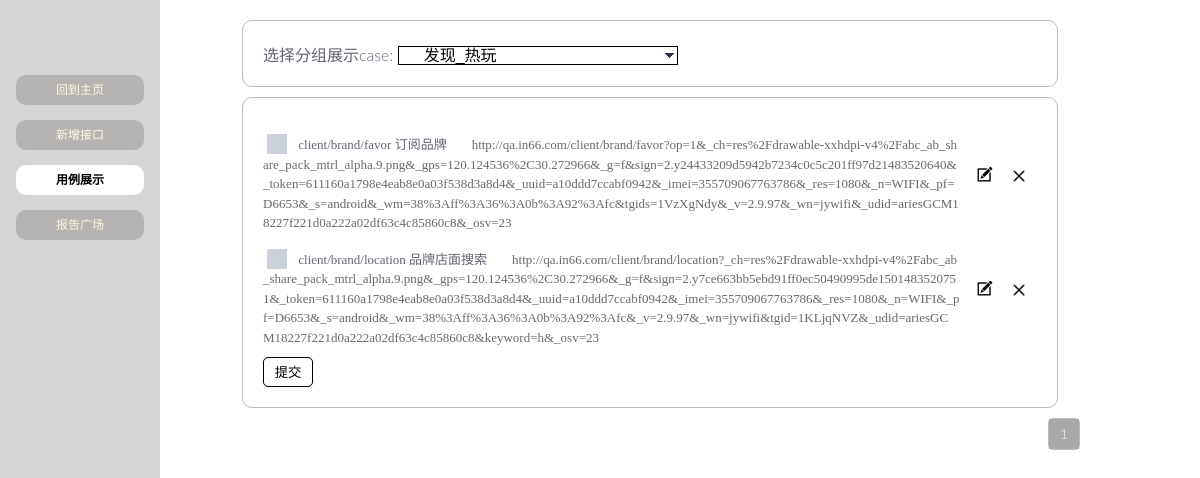
Screenshot of /cases/1/ with the database file from the repository.
### web/app/models/model_cases.py (models this page shows, shortened)
class Cases(db.Model):
    __tablename__ = 'cases'
    id = db.Column('id', db.Integer, primary_key=True, autoincrement='auto')
    name = db.Column('name', db.Text, nullable=False)
    prior = db.Column('prior', db.String(2), nullable=False)
    description = db.Column('description', db.String)
    url = db.Column('url', db.Text, nullable=False)
    method = db.Column('method', db.String, nullable=False)
    headers = db.Column('headers', db.Text, nullable=False)
    params = db.Column('params', db.Text)
    data = db.Column('data', db.Text)
    cookies = db.Column('cookie', db.Text, nullable=False)
    tests = db.Column('tests', db.Text, nullable=False)
    group_id = db.Column('group_id', db.Integer, db.ForeignKey('group.id'))
    group = db.relationship('CaseGroups', backref=db.backref('cases', lazy='dynamic'))

### web/app/views/cases.py (the view)
@cases.route('/', methods=['get'])
@cases.route('/<int:group_id>/', methods=('get',))
def display(group_id=None):
    curr_page_num = request.args.get('page_num', '1')
    curr_page_num = int(curr_page_num) if re.match('^\d+$', curr_page_num) else 1  # 非数字则默认为1
    if group_id is None or group_id == 0:
        query_set = model_cases.Cases.query
        group_id = 0
    else:
        group = model_case_group.CaseGroups.query.filter_by(id=int(group_id)).first()
        if group is None:
            return "无该分组"
        query_set = model_cases.Cases.query.filter(model_cases.Cases.group_id == group.id)
    try:   # 如果当前页码不在分页后页码的范围内[1,Max], 则默认返回首页
        pagination = query_set.paginate(curr_page_num, CASES_PER_PAGE, True)
    except:
        pagination = query_set.paginate(1, CASES_PER_PAGE, True)
    page_number_items = _get_page_list(pagination.page, 5, pagination.pages)
    groups = model_case_group.CaseGroups.query.all()
    return render_template('case_select.html', pagination=pagination, groups=groups,
                           group_id=group_id, page_nums=page_number_items)

### web/app/views/cases.py (called while the page is built)
def _get_page_list(curr_page, per_page_items, page_count):
    if page_count <= 0:  # 总页码数为零,则说明无任何数据展示, 展示页空白
        return [1]
    if per_page_items >= page_count:  # 避免每页显示的页数大于总页数
        per_page_items = page_count
    if per_page_items <= 0:
        per_page_items = 1
    page_num_list = list()
    start_page = curr_page - per_page_items/2
    max_page_number = curr_page + per_page_items/2
    min_page_number = curr_page - per_page_items/2
    if page_count <= max_page_number:
        start_page = page_count - per_page_items + 1
    if 0 >= min_page_number:
        start_page = 1
    for index in xrange(per_page_items):
        page_num_list.append(start_page+index)
    return page_num_list

### web/templates/case_select.html (shortened to what this page needs)
{% extends "layout.html" %}
{% block css_path %}
    <link rel="stylesheet" type="text/css" href="{{ url_for('static', filename='css/case-select.css') }}">
{% endblock %}
{% block body %}
    <div class="group-select">
        <div class="case-description">选择分组展示case:</div>
        <select class="case-group-select">
            {% for group in groups %}
                <option value="{{group.id}}" {%if group.id == group_id%}selected="selected"{%endif%}>{{group.name}}</option>
            {% endfor %}
        </select>
    </div>
    <div class="case-board">
        {% for case in pagination.items %}
        <div class="case-wrapper">
            <div class="case-info">
                <input type="checkbox" class="option-input" name="case" value={{case.id}}>
                {{case.name}}<span class="url">{{case.url}}</span>
            </div>
            <div class="case-update"><a href="/cases/update-board/{{case.id}}/" target="_blank" class="update"></a></div>
            <div class="case-delete"><button class="delete"></button></div>
        </div>
        {% endfor %}
        <button id="btn-submit">提交</button>
    </div>
    <div class="page-items">
        {% for page_num in page_nums %}
            <div class="page-item {% if page_num == pagination.page %}current-page{% endif %}">
                <a href="{{url_for('cases.display', group_id=group_id, page_num=page_num)}}">{{page_num}}</a>
            </div>
        {% endfor %}
    </div>
{% endblock %}

### web/static/css/layout.css (style rules this page uses)
html { height: 100%; background-color: #fff; }
body { background-color: #fff; line-height: normal; font-weight: 300; font-family: 'Lato', Helvetica, Arial, sans-serif; color: #646473; width: 80%; min-height: 100%; margin: 0 auto; }

### web/static/css/case-select.css (style rules this page uses)
body { -webkit-box-orient: horizontal; -moz-box-orient: horizontal; box-orient: horizontal; -webkit-box-pack: start; -moz-box-pack: start; box-pack: start; -webkit-box-align: stretch; -moz-box-align: stretch; box-align: stretch; background: #fff; }
.group-select { width: 90%; margin: 0 auto; border: solid 1px #BBBBBB; border-radius: 10px; padding: 20px; margin-bottom: 10px; }
.case-description { display: inline-block; font-size: 16px; }
select { width: 280px; margin-top: 5px; appearance: none; -moz-appearance: none; -webkit-appearance: none; padding-left: 25px; font-size: 16px; background: #E6E6E6 url("../image/arrow.png") no-repeat scroll right center; background-color: white; border: solid 1px black; border-radius: 0; }
.case-board { width: 90%; margin: 0 auto; border: solid 1px #BBBBBB; border-radius: 10px; padding: 20px; }
.option-input { -webkit-appearance: none; -moz-appearance: none; -ms-appearance: none; -o-appearance: none; appearance: none; position: relative; top: 13.33333px; width: 20px; height: 20px; -webkit-transition: all 0.15s ease-out 0; -moz-transition: all 0.15s ease-out 0; transition: all 0.15s ease-out 0; background: #cbd1d8; border: none; color: #fff; cursor: pointer; display: inline-block; outline: none; position: relative; margin-right: 0.5rem; z-index: 1000; }
.case-wrapper { width: 100%; display: table; }
.case-wrapper > div { display: table-cell }
.case-info { width: 90%; font-family: -webkit-pictograph; font-size: 13px; word-wrap: break-word; word-break: break-all; line-height: 1.5em; }
.case-update { vertical-align: middle; padding-left: 15px; width: 5% }
.case-delete { vertical-align: middle; padding-left: 15px; width: 5% }
.delete { width: 12px; height: 12px; margin-left:0; margin-top: 0px; background: url("../image/cancel.png"); background-size: 100%; background-repeat: no-repeat; cursor: pointer; border: 0; padding: 0; }
.update { display: inline-block; width: 20px; height: 20px; margin-left:0; margin-top: 0px; background: url("../image/modify.png"); background-size: 100%; background-repeat: no-repeat; cursor: pointer; border: 0; padding: 0; }
.case-board .url { margin-left:25px; color: dimgrey; }
input { height:40px; line-height:40px; margin-bottom: 8px; }
.page-items { margin: 0 auto; margin-top: 10px; text-align: right; }
.page-item { cursor: pointer; width: 30px; height: 30px; line-height: 30px; font-size: 13px; display: inline-block; vertical-align: middle; border: solid 1px #BBBBBB; border-radius: 5px; margin-left: 2px; text-align: center; }
.page-item a { text-decoration: none; width: 100%; height: 100%; display: block; }
.current-page a { background-color: darkgray; color: white; }
#btn-submit { margin-top: 10px; width: 50px; height: 30px; line-height: 25px; border: solid 1px black; border-radius: 5px; background-color: #fff; cursor: pointer }

### rows the page displays
Cases: name "client/brand/favor 订阅品牌", url "http://qa.in66.com/client/brand/favor?op=1&_ch=res%2Fdrawable-xxhdpi-v4%2Fabc_ab_share_pack_mtrl_alpha.9.png&_gps=120.124536%2C30.272966&_g=f&sign=2.y24433209d5942b7234c0c5c201ff97d21483520640&_token=611160a1798e4eab8e0a03f538d3a8d4&_uuid=a10ddd7ccabf0942&_imei=355709067763786&_res=1080&_n=WIFI&_pf=D6653&_s=android&_wm=38%3Aff%3A36%3A0b%3A92%3Afc&tgids=1VzXgNdy&_v=2.9.97&_wn=jywifi&_udid=ariesGCM18227f221d0a222a02df63c4c85860c8&_osv=23"
Cases: name "client/brand/location 品牌店面搜索", url "http://qa.in66.com/client/brand/location?_ch=res%2Fdrawable-xxhdpi-v4%2Fabc_ab_share_pack_mtrl_alpha.9.png&_gps=120.124536%2C30.272966&_g=f&sign=2.y7ce663bb5ebd91ff0ec50490995de1501483520751&_token=611160a1798e4eab8e0a03f538d3a8d4&_uuid=a10ddd7ccabf0942&_imei=355709067763786&_res=1080&_n=WIFI&_pf=D6653&_s=android&_wm=38%3Aff%3A36%3A0b%3A92%3Afc&_v=2.9.97&_wn=jywifi&tgid=1KLjqNVZ&_udid=ariesGCM18227f221d0a222a02df63c4c85860c8&keyword=h&_osv=23"

### other values shown
{{ page_num }} "1"
form field value "发现_热玩"
